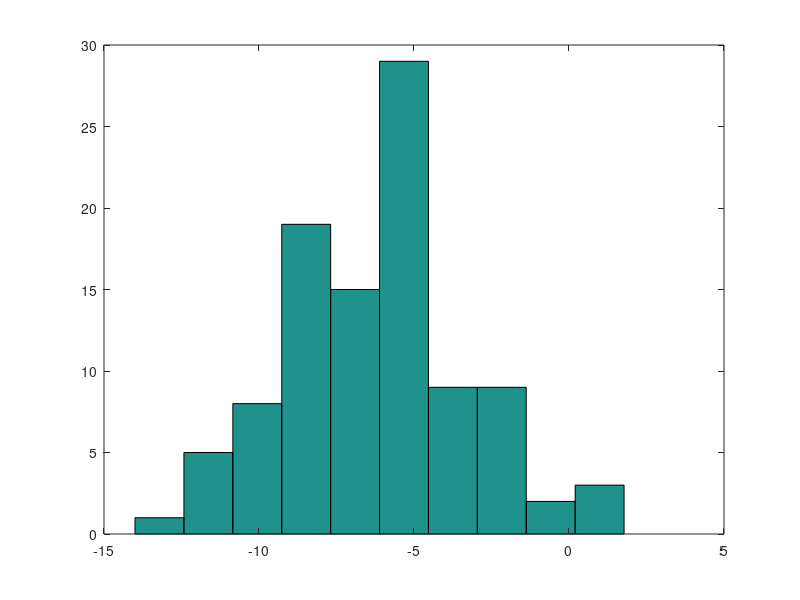

The MATLAB script that drew this image:
%% elementary operations
5+6
3-2
5*8
1/2
2^6
1 == 2 % false
1 ~= 2 % true.  note, not "!="
1 && 0
1 || 0
xor(1,0)

%% set variables
a=pi
a
disp(a)
disp(sprintf('6 decimals: %0.6f', a))

%% matrix
A = [1 2; 3 4; 5 6]
v=[1 2 3] %vector
v=[1;2;3] %colimn vector 
v= 1:0.2:2 % vector que va en brincos de 0.2 hasta 2
v= 1:6
ones(2,3)
c=2*ones(2,3)
c1=zeros(1,3)
q=rand(2,3)

% generate data, histogram randn-> normal
w= -6 + sqrt(10)*(randn(1,100))
hist(w)